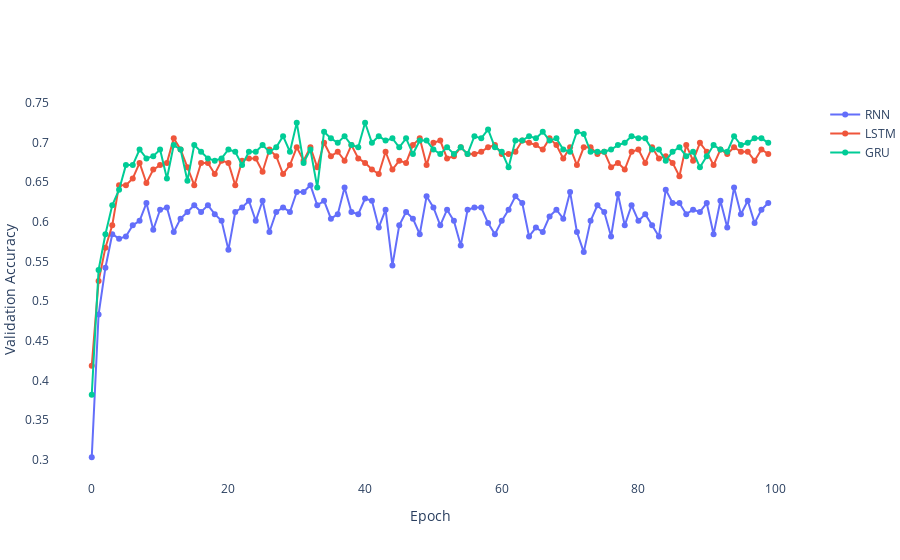

The notebook cell saved with this chart:
### Code cell
fig = go.Figure()
fig.add_trace(go.Scatter(x=random_x, y=random_y0,
                    mode='lines+markers', name='RNN'))
fig.add_trace(go.Scatter(x=random_x, y=random_y1,
                    mode='lines+markers', name='LSTM'))
fig.add_trace(go.Scatter(x=random_x, y=random_y2,
                    mode='lines+markers', name='GRU'))

fig.update_layout(xaxis_title='Epoch', yaxis_title='Validation Accuracy', autosize=False, margin=dict(autoexpand=False,l=50,r=90,t=100,), plot_bgcolor='black'
)
